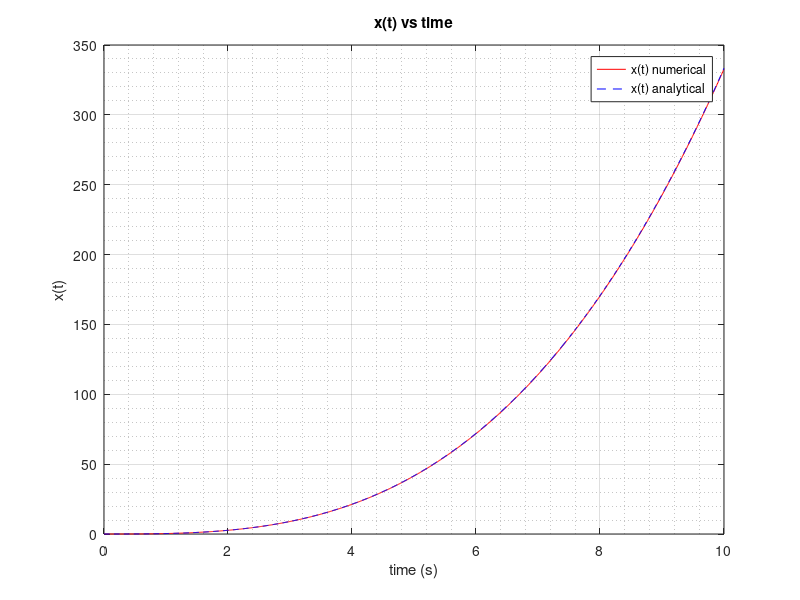

This figure's MATLAB source:
clear; clc; close all

%% time-related parameters
% integrate numerically x_dot = t^2
t0 = 0; % initial time
tf = 10; % final time
dt = 0.01; % time step
tspan = t0:dt:tf; % time span

%% pre-allocation
x = zeros(length(tspan),1); % a column vector of the size of tspan x 1

%% simulation
itr = 1;
for t = tspan
    x_dot = t^2;
    if t < tspan(end) % do an integration if we are not at the final time
        x(itr+1,1) = x(itr,1) + x_dot * dt;
    end
    itr = itr + 1; % increment the iterator
end

%% analytical solution
x0 = 0;
x_analy = x0 + tspan.^3 / 3; % integrate this by hand

%% visualization
plot(tspan',x,'-r',tspan',x_analy,'--b')
grid on; grid minor
xlabel('time (s)')
ylabel('x(t)')
title('x(t) vs time')
legend('x(t) numerical','x(t) analytical')